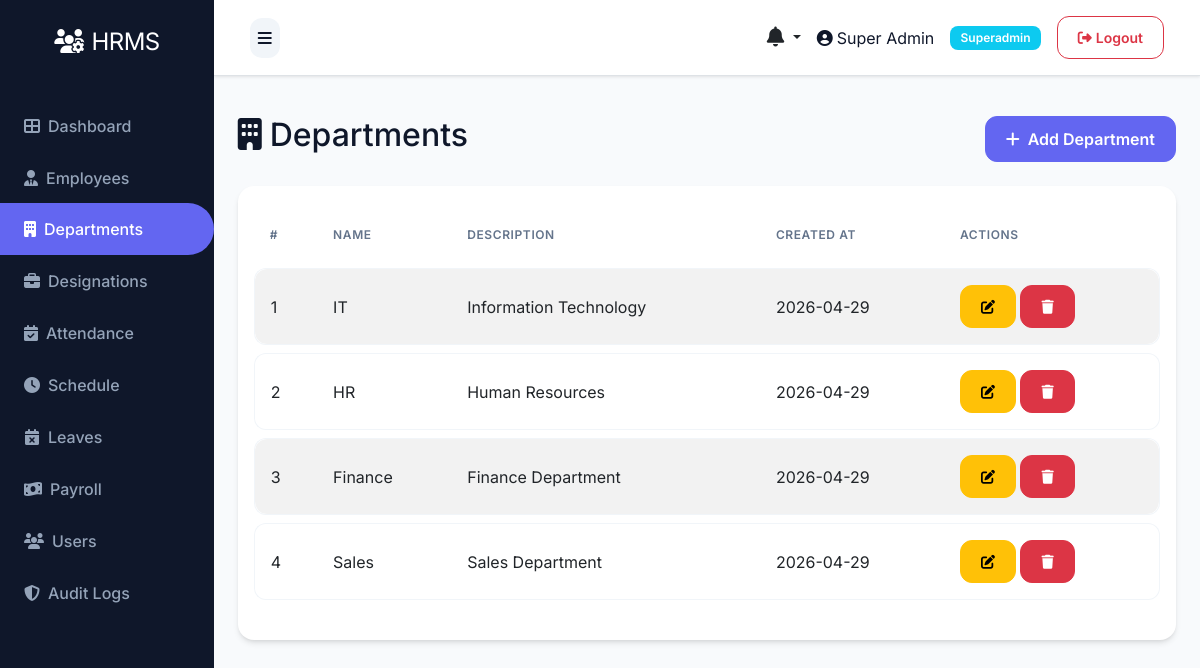
The app's page /department/ (signed in) with its own data.
### models.py (models this page shows)
class User(UserMixin, db.Model):
    __tablename__ = 'users'
    id = db.Column(db.Integer, primary_key=True)
    role_id = db.Column(db.Integer, db.ForeignKey('roles.id'), nullable=False)
    name = db.Column(db.String(100), nullable=False)
    email = db.Column(db.String(100), unique=True, nullable=False)
    phone = db.Column(db.String(20))
    status = db.Column(db.String(20), default='active')
    password = db.Column(db.String(255), nullable=False)
    remember_token = db.Column(db.String(100))
    email_verified_at = db.Column(db.DateTime)
    created_at = db.Column(db.DateTime, default=datetime.utcnow)
    updated_at = db.Column(db.DateTime, default=datetime.utcnow, onupdate=datetime.utcnow)

class Role(db.Model):
    __tablename__ = 'roles'
    id = db.Column(db.Integer, primary_key=True)
    name = db.Column(db.String(50), unique=True, nullable=False)
    description = db.Column(db.Text)
    created_at = db.Column(db.DateTime, default=datetime.utcnow)
    updated_at = db.Column(db.DateTime, default=datetime.utcnow, onupdate=datetime.utcnow)
    users = db.relationship('User', backref='role', lazy=True)

class Department(db.Model):
    __tablename__ = 'departments'
    id = db.Column(db.Integer, primary_key=True)
    name = db.Column(db.String(100), nullable=False)
    description = db.Column(db.Text)
    created_at = db.Column(db.DateTime, default=datetime.utcnow)
    updated_at = db.Column(db.DateTime, default=datetime.utcnow, onupdate=datetime.utcnow)
    employees = db.relationship('Employee', backref='department', lazy=True)

### routes/department.py (the view)
@bp.route('/')
@login_required
def index():
    departments = Department.query.all()
    return render_template('admin/department/index.html', departments=departments)

### app.py (called while the page is built)
@app.context_processor
def inject_now():
    return {'datetime': datetime}

@login_manager.user_loader
def load_user(user_id):
    try:
        return db.session.get(User, int(user_id))
    except Exception as e:
        app.logger.error(f'Error loading user {user_id}: {str(e)}')
        return None

@app.context_processor
def inject_user():
    pending_leaves = 0
    unread_notifications_count = 0
    recent_notifications = []
    try:
        if current_user.is_authenticated:
            if getattr(current_user, 'role', None) and current_user.role.name in ['superadmin', 'hr']:
                from models import Leave
                pending_leaves = Leave.query.filter_by(status='pending').count()
            unread_notifications_count = Notification.query.filter_by(user_id=current_user.id, is_read=False).count()
            recent_notifications = Notification.query.filter_by(user_id=current_user.id).order_by(Notification.created_at.desc()).limit(5).all()
    except Exception:
        pass
    return dict(current_user=current_user, pending_leaves=pending_leaves, unread_notifications_count=unread_notifications_count, recent_notifications=recent_notifications)

### templates/admin/department/index.html (shortened to what this page needs)
{% extends "base.html" %}
{% block content %}
<div class="d-flex justify-content-between align-items-center mb-4">
    <h2><i class="fas fa-building me-2"></i>Departments</h2>
    <a href="{{ url_for('department.create') }}" class="btn btn-primary">
        <i class="fas fa-plus me-2"></i>Add Department
    </a>
</div>
<div class="card">
    <div class="card-body">
        <div class="table-responsive">
            <table class="table table-striped table-hover">
                <thead>
                    <tr>
                        <th>#</th>
                        <th>Name</th>
                        <th>Description</th>
                        <th>Created At</th>
                        <th>Actions</th>
                    </tr>
                </thead>
                <tbody>
                    {% if departments %}
                        {% for department in departments %}
                        <tr>
                            <td>{{ loop.index }}</td>
                            <td>{{ department.name }}</td>
                            <td>{{ department.description or 'N/A' }}</td>
                            <td>{{ department.created_at.strftime('%Y-%m-%d') if department.created_at else 'N/A' }}</td>
                            <td>
                                <a href="{{ url_for('department.edit', id=department.id) }}" class="btn btn-sm btn-warning">
                                    <i class="fas fa-edit"></i>
                                </a>
                                <form method="POST" action="{{ url_for('department.delete', id=department.id) }}" style="display:inline;" onsubmit="return confirm('Are you sure?')">
                                    <button type="submit" class="btn btn-sm btn-danger">
                                        <i class="fas fa-trash"></i>
                                    </button>
                                </form>
                            </td>
                        </tr>
                        {% endfor %}
                    {% else %}
                        <tr>
                            <td colspan="5" class="text-center">No departments found</td>
                        </tr>
                    {% endif %}
                </tbody>
            </table>
        </div>
    </div>
</div>
{% endblock %}

### templates/base.html (shortened to what this page needs)
<!DOCTYPE html>
<html lang="en">
<head>
    <link href="https://cdn.jsdelivr.net/npm/bootstrap@5.3.0/dist/css/bootstrap.min.css" rel="stylesheet">
    <link rel="stylesheet" href="https://cdnjs.cloudflare.com/ajax/libs/font-awesome/6.4.0/css/all.min.css">
    <link rel="stylesheet" href="{{ url_for('static', filename='css/style.css') }}">
</head>
<body>
    {% if current_user.is_authenticated %}
    {% set role_name = (current_user.role.name if current_user.role and current_user.role.name else 'employee') %}
    {% set dashboard_map = {
        'superadmin': 'admin.superadmin_dashboard',
        'admin': 'admin.admin_dashboard',
        'hr': 'admin.hr_dashboard',
        'payroll': 'admin.payroll_dashboard',
        'moderator': 'admin.moderator_dashboard',
        'employee': 'user.dashboard'
    } %}
    {% set dashboard_endpoint = dashboard_map.get(role_name, 'user.dashboard') %}
    <div class="d-flex" id="wrapper">
        <div id="sidebar-wrapper">
            <div class="sidebar-heading text-center">
                <i class="fas fa-users-cog me-2"></i>HRMS
            </div>
            <div class="list-group list-group-flush mt-3">
                <a href="{{ url_for(dashboard_endpoint) }}" class="list-group-item list-group-item-action {{ 'active' if request.endpoint == dashboard_endpoint else '' }}">
                    <i class="fas fa-th-large me-2"></i>Dashboard
                </a>
                {% if role_name in ['superadmin', 'hr'] %}
                <a href="{{ url_for('employee.index') }}" class="list-group-item list-group-item-action {{ 'active' if request.endpoint == 'employee.index' else '' }}">
                    <i class="fas fa-user-tie me-2"></i>Employees
                </a>
                <a href="{{ url_for('department.index') }}" class="list-group-item list-group-item-action {{ 'active' if request.endpoint == 'department.index' else '' }}">
                    <i class="fas fa-building me-2"></i>Departments
                </a>
                <a href="{{ url_for('designation.index') }}" class="list-group-item list-group-item-action {{ 'active' if request.endpoint == 'designation.index' else '' }}">
                    <i class="fas fa-briefcase me-2"></i>Designations
                </a>
                {% endif %}
                {% if role_name in ['superadmin', 'hr'] %}
                <a href="{{ url_for('attendance.index') }}" class="list-group-item list-group-item-action {{ 'active' if request.endpoint == 'attendance.index' else '' }}">
                    <i class="fas fa-calendar-check me-2"></i>Attendance
                </a>
                <a href="{{ url_for('schedule.index') }}" class="list-group-item list-group-item-action {{ 'active' if request.endpoint == 'schedule.index' else '' }}">
                    <i class="fas fa-clock me-2"></i>Schedule
                </a>
                {% endif %}
                {% if role_name in ['superadmin', 'hr'] %}
                <a href="{{ url_for('leave.index') }}" class="list-group-item list-group-item-action {{ 'active' if request.endpoint == 'leave.index' else '' }}">
                    <i class="fas fa-calendar-times me-2"></i>Leaves
                </a>
                {% endif %}
                {% if role_name in ['superadmin', 'hr'] %}
                <a href="{{ url_for('payroll.index') }}" class="list-group-item list-group-item-action {{ 'active' if request.endpoint == 'payroll.index' else '' }}">
                    <i class="fas fa-money-bill-wave me-2"></i>Payroll
                </a>
                {% endif %}
                {% if role_name == 'superadmin' %}
                <a href="{{ url_for('user.index') }}" class="list-group-item list-group-item-action {{ 'active' if request.endpoint == 'user.index' else '' }}">
                    <i class="fas fa-users me-2"></i>Users
                </a>
                <a href="{{ url_for('admin.audit_logs') }}" class="list-group-item list-group-item-action {{ 'active' if request.endpoint == 'admin.audit_logs' else '' }}">
                    <i class="fas fa-shield-alt me-2"></i>Audit Logs
                </a>
                {% endif %}
            </div>
        </div>
        <div id="page-content-wrapper" class="w-100">
            <nav class="navbar navbar-expand-lg navbar-light bg-light border-bottom">
                <div class="container-fluid">
                    <button class="btn btn-primary" id="menu-toggle">
                        <i class="fas fa-bars"></i>
                    </button>
                    <div class="ms-auto d-flex align-items-center">
                        <div class="dropdown me-3">
                            <a class="nav-link dropdown-toggle position-relative text-dark" href="#" id="notificationsDropdown" role="button" data-bs-toggle="dropdown" aria-expanded="false">
                                <i class="fas fa-bell fs-5"></i>
                            </a>
                        </div>
                        <span class="me-3">
                            <i class="fas fa-user-circle me-1"></i>{{ current_user.name }}
                        </span>
                        <span class="badge bg-info me-3">{{ role_name|title }}</span>
                        <a href="{{ url_for('auth.logout') }}" class="btn btn-outline-danger btn-sm">
                            <i class="fas fa-sign-out-alt me-1"></i>Logout
                        </a>
                    </div>
                </div>
            </nav>
            <div class="container-fluid p-4">
                {% block content %}{% endblock %}
            </div>
        </div>
    </div>
    {% endif %}
</body>
</html>

### static/css/style.css (style rules this page uses)
:root { --primary: #6366f1; --primary-hover: #4f46e5; --secondary: #64748b; --success: #22c55e; --danger: #ef4444; --warning: #f59e0b; --info: #06b6d4; --dark: #0f172a; --light: #f8fafc; --white: #ffffff; --glass: rgba(255, 255, 255, 0.7); --glass-border: rgba(255, 255, 255, 0.3); --card-shadow: 0 4px 6px -1px rgb(0 0 0 / 0.1), 0 2px 4px -2px rgb(0 0 0 / 0.1); --card-shadow-hover: 0 10px 15px -3px rgb(0 0 0 / 0.1), 0 4px 6px -4px rgb(0 0 0 / 0.1); --transition: all 0.3s cubic-bezier(0.4, 0, 0.2, 1); }
body { font-family: 'Inter', sans-serif; background-color: #f1f5f9; color: var(--dark); overflow-x: hidden; }
#wrapper { min-height: 100vh; }
#sidebar-wrapper { min-height: 100vh; width: 260px; background: var(--dark); transition: margin 0.3s ease-in-out; box-shadow: 4px 0 10px rgba(0, 0, 0, 0.05); }
#sidebar-wrapper .sidebar-heading { padding: 1.5rem 1.25rem; font-size: 1.5rem; color: var(--white); letter-spacing: -0.025em; }
#page-content-wrapper { min-width: 0; width: 100%; background-color: #f8fafc; }
#sidebar-wrapper .list-group-item { border: none; padding: 0.875rem 1.5rem; background: transparent !important; color: #94a3b8 !important; font-weight: 500; transition: var(--transition); }
#sidebar-wrapper .list-group-item.active { color: var(--white) !important; background: var(--primary) !important; border-radius: 0 50px 50px 0; margin-right: 1rem; }
.list-group-item { border: none; background-color: transparent; transition: var(--transition); }
.card { border: none; border-radius: 1rem; box-shadow: var(--card-shadow); transition: var(--transition); background: var(--white); }
.table { border-collapse: separate; border-spacing: 0 0.5rem; }
.table thead th { border: none; color: var(--secondary); font-weight: 600; text-transform: uppercase; font-size: 0.75rem; letter-spacing: 0.05em; padding: 1rem; }
.table tbody tr { background: var(--white); transition: var(--transition); }
.table tbody td { padding: 1rem; vertical-align: middle; border-top: 1px solid #f1f5f9; border-bottom: 1px solid #f1f5f9; }
.table tbody td:first-child { border-left: 1px solid #f1f5f9; border-top-left-radius: 0.75rem; border-bottom-left-radius: 0.75rem; }
.table tbody td:last-child { border-right: 1px solid #f1f5f9; border-top-right-radius: 0.75rem; border-bottom-right-radius: 0.75rem; }
.btn { border-radius: 0.75rem; padding: 0.625rem 1.25rem; font-weight: 600; transition: var(--transition); }
.btn-primary { background-color: var(--primary); border-color: var(--primary); }
.badge { padding: 0.5em 0.85em; font-weight: 600; border-radius: 0.5rem; }
.navbar { padding: 1rem 1.5rem; background: var(--white) !important; box-shadow: 0 1px 3px 0 rgb(0 0 0 / 0.1); }
#menu-toggle { background: #f1f5f9; border: none; color: var(--dark); padding: 0.5rem; }

### records on screen
User: name "Super Admin"
Role: name "Superadmin"
Department: name "IT", description "Information Technology", created_at "2026-04-29"
Department: name "HR", description "Human Resources", created_at "2026-04-29"
Department: name "Finance", description "Finance Department", created_at "2026-04-29"
Department: name "Sales", description "Sales Department", created_at "2026-04-29"
